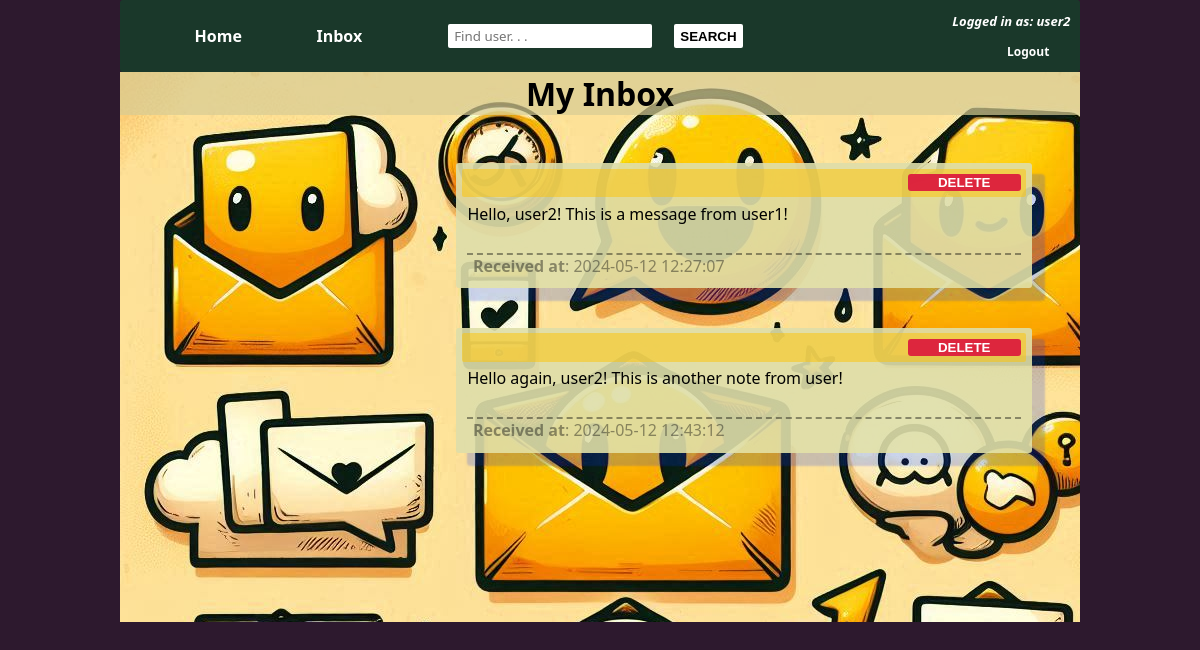
The page /inbox (signed in) on the database its author committed.
### website/models.py (models this page shows, shortened)
class User(db.Model, UserMixin):
    __tablename__ = 'user'
    user_id = db.Column(db.Integer, primary_key=True)
    user_email = db.Column(db.String(150), unique=True) #no user can have the same email as another user
    user_password = db.Column(db.String(150))
    user_username = db.Column(db.String(150), unique=True)
    user_notes = db.relationship('Note')
    user_messages = db.relationship('Message')
    user_isHidden = db.Column(db.Boolean, default=True) #(added) True: does not appear on search results
    user_isAuthenticated = db.Column(db.Boolean, default=False)
    user_following = db.relationship('Following')

class Message(db.Model):
    __tablename__ = 'message'
    message_id = db.Column(db.Integer, primary_key=True)
    message_text = db.Column(db.String(10000)) # the contents of the note
    message_date = db.Column(db.DateTime(timezone=True), default=func.now()) # the date the note was posted
    from_user_id = db.Column(db.Integer) # id of the user who sent the message
    message_user_id = db.Column(db.Integer, db.ForeignKey('user.user_id')) # id of the user who received the message

### website/views.py (the view)
@views.route('/inbox', methods=['GET'])
@login_required
def inbox():
    return render_template("inbox.html", user=current_user)

### website/__init__.py (called while the page is built)
def create_app():
    app = Flask(__name__)
    app.config['SECRET_KEY'] = 'random_STRinG' #secret key for encryption
    app.config['SQLALCHEMY_DATABASE_URI'] = f'sqlite:///{DB_NAME}'
    db.init_app(app)
    from .views import views
    from .auth import auth
    app.register_blueprint(views, url_prefix='/')
    app.register_blueprint(auth, url_prefix='/')
    from .models import User, Note
    create_database(app)
    login_manager = LoginManager()
    login_manager.login_view = 'auth.login'
    login_manager.init_app(app)
    @login_manager.user_loader
    def load_user(id):
        return User.query.get(int(id))
    return app

### website/templates/inbox.html
{% extends "base.html" %} {% block title %}Inbox{% endblock %}
{% block content%}
<head>
    <link rel="stylesheet" type="text/css" href="../static/styles/inbox.css"/>
</head>
<h1 align="center" id="title-h1">My Inbox</h1>
<div id="received-messages-div">
    {% for message in user.user_messages %}
    <ul id="group-list">
        <li id="group-item-list">
            <div id="a-message-div">
                <div id="message-commands-group-div">
                    <button type="button" id="delete-button" onClick="deleteMessage('{{ message.message_id }}')">
                        DELETE
                    </button>
                </div>
                <div id="message-text-div">
                    <p id="message-text-p"> {{ message.message_text }} </p>
                    <div id='message-info-div'>
                        <p id='posted-at-p'> <b>Received at</b>: {{message.message_date }}</p>
                    </div>
                </div>
            </div>
        </li>
    </ul>
    {% endfor %}
</div>
{% endblock %}

### website/templates/base.html (shortened to what this page needs)
<!DOCTYPE html>
<html style="height:100%;">
    <head>
       <link rel="stylesheet" href="{{ url_for('static',filename='styles/base.css') }}" type="text/css" />
    </head>
    <body style="background-color:rgba(23, 1, 24, 0.9); margin:0; padding:0; height:auto; min-height:550px;">
        {% if user.user_isAuthenticated %}
        <div id="nav-bar-div" >
            <div id="nav-start-div">
                <a id="home-link" href="/" >Home</a>
                <a id="inbox-link" href="/inbox">Inbox</a>
            </div>
            <div id="nav-middle-div" >
                <input id="search-users" placeholder="Find user. . ." />
                <button id="search-users-button" onClick="var userinput = document.getElementById('search-users').value;
                searchUser(userinput);" >SEARCH</button>
            </div>
            <div id="nav-end-div" >
                <p id="logged-in-p"><i>Logged in as: {{user.user_username}}</i></p>
                <a id="logout-link" href="/logout">Logout</a>
            </div>
        </div>
        {% endif %}
        <div class="container">
            {% block content%}
            {% endblock %}
        </div>
    </body>
</html>

### website/static/styles/base.css (style rules this page uses)
body { font-family:'Segoe UI', Tahoma, Geneva, Verdana, sans-serif; height:auto; }
#nav-bar-div { display: flex; flex-direction: row; font-family: 'Segoe UI', Tahoma, Geneva, Verdana, sans-serif; font-weight: bold; background-color: rgba(9, 88, 39, 0.5); margin:0 10% 0 10%; padding:1% 0 1% 0; border-radius: 3px; }
#nav-start-div { flex: 1; display: flex; flex-direction: row; justify-content: space-evenly; align-items: center; }
#nav-middle-div { flex:1; display: flex; flex-direction:row; justify-content:center; }
#search-users { height:50%; border: none; border-radius:2px; padding: 0 0 0 2%; font-family:'Segoe UI', Tahoma, Geneva, Verdana, sans-serif; margin:auto; }
#search-users-button { height:50%; margin:auto; border:none; background-color: rgb(255, 255, 255); font-weight: bold; border-radius: 2px; }
#nav-end-div { flex: 1; display: flex; justify-content: flex-end; padding-right: 1%; width:35%; flex-direction:column; }
#logged-in-p { color:white; font-size: 13px; margin-top: 0; text-align:right; }
#logout-link { display: block; text-decoration: none; color: white; font-size:12px; margin:0 5% 0 80%; padding:0; }
#home-link, #inbox-link { display: block; text-decoration-line: none; color: white; }

### website/static/styles/inbox.css (style rules this page uses)
.container { margin:0 10% 0 10%; padding:0; background-color:rgb(255, 255, 255); background-image:url(../styles/images/background_inbox.jpg); height:auto; min-height:550px; }
#title-h1 { background-color:rgba(215, 204, 149, 0.7); margin:0 0 5% 0; }
#group-list { list-style-type: none; padding:0% 5% 2% 35%; margin:0 0 0% 0; }
#a-message-div { display:flex; flex-direction:column; border-radius:3px; background-color:rgba(222, 222, 170, 0.9); margin-bottom: 20px; padding:1% 1% 2% 1%; box-shadow: 12px 12px 2px 1px rgba(0, 51, 255, 0.2); }
#message-commands-group-div { display:flex; flex-direction:row; justify-content: flex-end; background-color: rgba(255, 196, 0, 0.5); border-radius:2px; padding:1% 0 1% 0; }
#delete-button { height: 20%; width:20%; min-width:80px; color:white; font-weight:bold; background-color: rgba(220, 20, 60, 0.9); margin:0 1% 0 0; border:0; border-radius:3px; }
#message-text-div { flex:1; text-align:justify; }
#message-text-p { margin: 1% 1% 5% 1%; }
#message-info-div { display:flex; justify-content:space-between; border-top: 2px dashed rgba(0, 0, 0, 0.4); margin: 0 1% 0 1% }
#posted-at-p { display:inline-block; color: rgba(0, 0, 0, 0.4); margin:0 0 0 1%; }

### rows shown on the page
User: user_username "user2"
Message: message_text "Hello, user2! This is a message from user1!", message_date "2024-05-12 12:27:07"
Message: message_text "Hello again, user2! This is another note from user!", message_date "2024-05-12 12:43:12"
